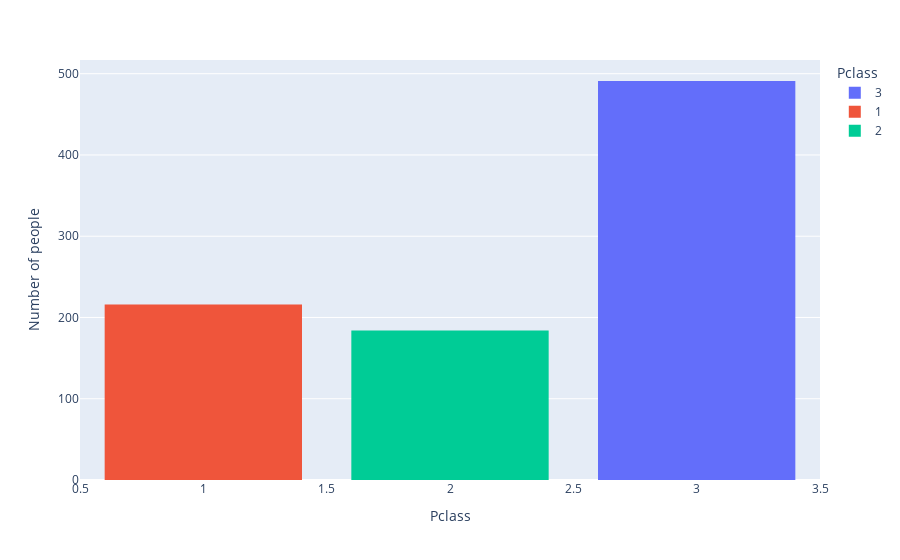

The notebook cell saved with this chart:
### Markdown cell above
## visualizing the population of different passenger class

### Code cell
fig = px.histogram(df,x="Pclass",color="Pclass")
fig.update_layout(
    xaxis_title = "Pclass",
    yaxis_title = "Number of people",
    bargap=0.2
)
fig.show()

### Figure 1 — Plotly figure (JSON) as saved in the notebook; plotly's stock layout.template omitted (floating-point values rounded to 4 significant figures; data arrays with more than 128 entries replaced by an {"elided": "..."} marker saying what was removed)
{"data": [{"alignmentgroup": "True", "bingroup": "x", "hovertemplate": "Pclass=%{x}<br>count=%{y}<extra></extra>", "legendgroup": "3", "marker": {"color": "#636efa", "pattern": {"shape": ""}}, "name": "3", "offsetgroup": "3", "orientation": "v", "showlegend": true, "type": "histogram", "x": {"elided": "491 int values"}, "xaxis": "x", "yaxis": "y"}, {"alignmentgroup": "True", "bingroup": "x", "hovertemplate": "Pclass=%{x}<br>count=%{y}<extra></extra>", "legendgroup": "1", "marker": {"color": "#EF553B", "pattern": {"shape": ""}}, "name": "1", "offsetgroup": "1", "orientation": "v", "showlegend": true, "type": "histogram", "x": {"elided": "216 int values"}, "xaxis": "x", "yaxis": "y"}, {"alignmentgroup": "True", "bingroup": "x", "hovertemplate": "Pclass=%{x}<br>count=%{y}<extra></extra>", "legendgroup": "2", "marker": {"color": "#00cc96", "pattern": {"shape": ""}}, "name": "2", "offsetgroup": "2", "orientation": "v", "showlegend": true, "type": "histogram", "x": {"elided": "184 int values"}, "xaxis": "x", "yaxis": "y"}], "layout": {"bargap": 0.2, "barmode": "relative", "legend": {"title": {"text": "Pclass"}, "tracegroupgap": 0}, "margin": {"t": 60}, "xaxis": {"anchor": "y", "categoryarray": [3, 1, 2], "categoryorder": "array", "domain": [0, 1], "title": {"text": "Pclass"}}, "yaxis": {"anchor": "x", "domain": [0, 1], "title": {"text": "Number of people"}}}}
